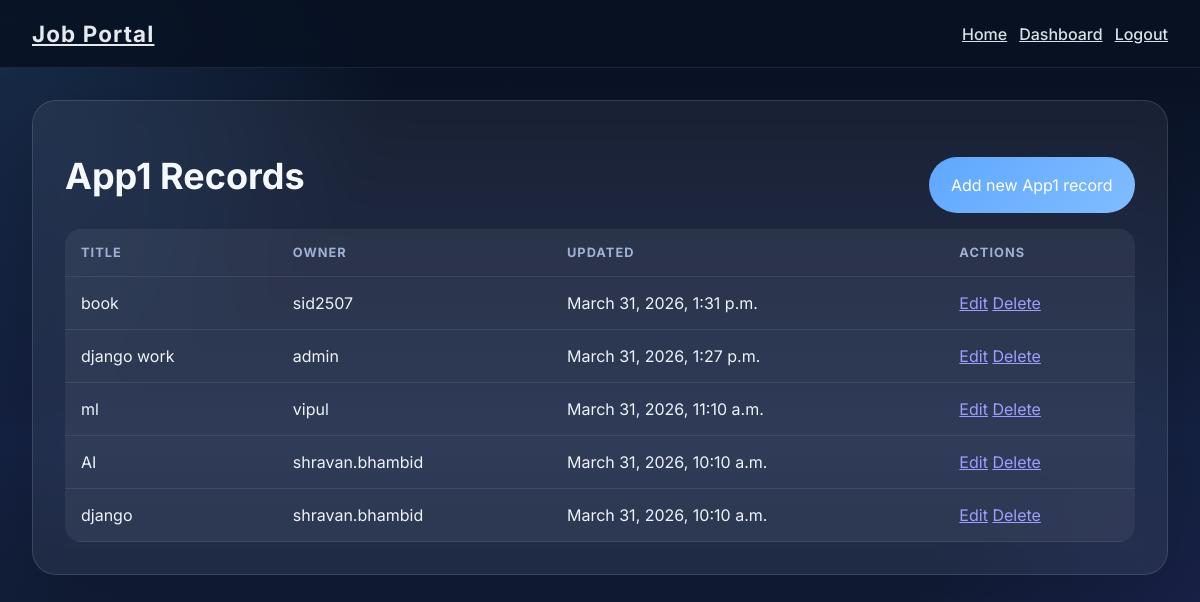
Screenshot of /app1/ (signed in) with the database file from the repository.
### app1/models.py (models this page shows, shortened)
class App1Data(models.Model):
    user = models.ForeignKey(User, on_delete=models.CASCADE)
    title = models.CharField(max_length=150)
    description = models.TextField(blank=True)
    created_at = models.DateTimeField(auto_now_add=True)
    updated_at = models.DateTimeField(auto_now=True)

### app1/views.py (the view)
# urls.py: path('', views.App1DataListView.as_view(), name='app1-list'),
class App1DataListView(LoginRequiredMixin, ListView):
    model = App1Data
    template_name = 'app1/list.html'
    context_object_name = 'items'
    def get_queryset(self):
        queryset = super().get_queryset()
        if self.request.user.groups.filter(name='admin').exists() or self.request.user.is_superuser:
            return queryset.order_by('-updated_at')
        return queryset.filter(user=self.request.user).order_by('-updated_at')

### app1/templates/app1/list.html
{% extends 'mainapp/base.html' %}
{% block content %}
<div class="section-card">
    <div class="form-footer">
        <h2>App1 Records</h2>
        <a href="/app1/create/" class="button">Add new App1 record</a>
    </div>
    {% if items %}
    <table>
        <thead>
            <tr><th>Title</th><th>Owner</th><th>Updated</th><th>Actions</th></tr>
        </thead>
        <tbody>
            {% for item in items %}
                <tr>
                    <td>{{ item.title }}</td>
                    <td>{{ item.user.username }}</td>
                    <td>{{ item.updated_at }}</td>
                    <td>
                        <a href="{{ item.pk }}/edit/">Edit</a>
                        <a href="{{ item.pk }}/delete/">Delete</a>
                    </td>
                </tr>
            {% endfor %}
        </tbody>
    </table>
{% else %}
    <p>No records yet.</p>
{% endif %}
{% endblock %}

### mainapp/templates/mainapp/base.html (shortened to what this page needs)
<!DOCTYPE html>
<html lang="en">
<head>
    <link rel="stylesheet" href="https://cdnjs.cloudflare.com/ajax/libs/mini.css/3.0.1/mini-default.min.css" />
</head>
<body>
<header>
    <a href="/" class="logo">Job Portal</a>
    <nav>
        <a href="/">Home</a>
        {% if user.is_authenticated %}
            <a href="/dashboard/">Dashboard</a>
            <a href="/app2/logout/">Logout</a>
        {% else %}
            <a href="/app2/login/">Candidate Login</a>
            <a href="/app2/signup/">Candidate Signup</a>
            <a href="/app2/hr/login/">HR Login</a>
        {% endif %}
    </nav>
</header>
<main>
    <div class="page-shell">
        {% block content %}{% endblock %}
    </div>
</main>
</body>
</html>

### mainapp/templates/mainapp/base.html (style rules this page uses)
:root { color-scheme: dark; --bg: #0d1729; --surface: rgba(255,255,255,.08); --surface-strong: rgba(255,255,255,.12); --text: #edf2fb; --muted: #9fb1d4; --primary: #5fa7ff; --primary-strong: #80bdff; --border: rgba(255,255,255,.12); }
* { box-sizing: border-box; }
body { margin: 0; min-height: 100vh; background: radial-gradient(circle at top left, rgba(95,167,255,.18), transparent 28%), radial-gradient(circle at bottom right, rgba(112,81,255,.18), transparent 24%), linear-gradient(180deg, #08101f 0%, #152243 55%, #0d1729 100%); color: var(--text); font-family: 'Inter', system-ui, sans-serif; }
header { display: flex; flex-wrap: wrap; align-items: center; justify-content: space-between; gap: 0.75rem; padding: 1.25rem 2rem; background: rgba(7, 18, 35, 0.88); border-bottom: 1px solid rgba(255,255,255,.08); position: sticky; top: 0; z-index: 100; }
header .logo { font-size: 1.4rem; font-weight: 700; letter-spacing: 0.05em; color: #f8fbff; }
header nav { display: flex; flex-wrap: wrap; gap: 0.75rem; align-items: center; }
header a { color: var(--text); opacity: 0.92; font-weight: 500; transition: opacity 0.2s ease, transform 0.2s ease; }
main { padding: 2rem 2rem 3rem; max-width: 1200px; margin: 0 auto; }
.page-shell { display: grid; gap: 1.5rem; }
.card, .section-card { background: rgba(255,255,255,.06); border: 1px solid rgba(255,255,255,.12); border-radius: 24px; box-shadow: 0 28px 80px rgba(0,0,0,.18); padding: 1.75rem; color: var(--text); }
.section-card { padding: 2rem; backdrop-filter: blur(12px); }
h1, h2, h3, h4 { margin: 0; color: #f4f8ff; line-height: 1.1; }
h2 { margin-bottom: 1rem; font-size: clamp(1.9rem, 3vw, 2.4rem); }
table { width: 100%; border-collapse: collapse; margin-top: 1rem; background: rgba(255,255,255,.06); border-radius: 16px; overflow: hidden; }
th, td { padding: 1rem; text-align: left; border-bottom: 1px solid rgba(255,255,255,.08); color: var(--text); }
th { color: var(--muted); font-size: 0.8rem; text-transform: uppercase; letter-spacing: .08em; }
.button, button { display: inline-flex; align-items: center; justify-content: center; padding: 0.95rem 1.4rem; border-radius: 999px; border: none; background: linear-gradient(135deg, var(--primary), var(--primary-strong)); color: #fff; cursor: pointer; text-decoration: none; transition: transform .2s ease, box-shadow .2s ease; }
.form-footer { display: flex; justify-content: space-between; flex-wrap: wrap; gap: 1rem; margin-top: 1.5rem; }

### rows the page displays
App1Data: title "book", user.username "sid2507", updated_at "March 31, 2026, 1:31 p.m."
App1Data: title "django work", user.username "admin", updated_at "March 31, 2026, 1:27 p.m."
App1Data: title "ml", user.username "vipul", updated_at "March 31, 2026, 11:10 a.m."
App1Data: title "AI", user.username "shravan.bhambid", updated_at "March 31, 2026, 10:10 a.m."
App1Data: title "django", user.username "shravan.bhambid", updated_at "March 31, 2026, 10:10 a.m."
